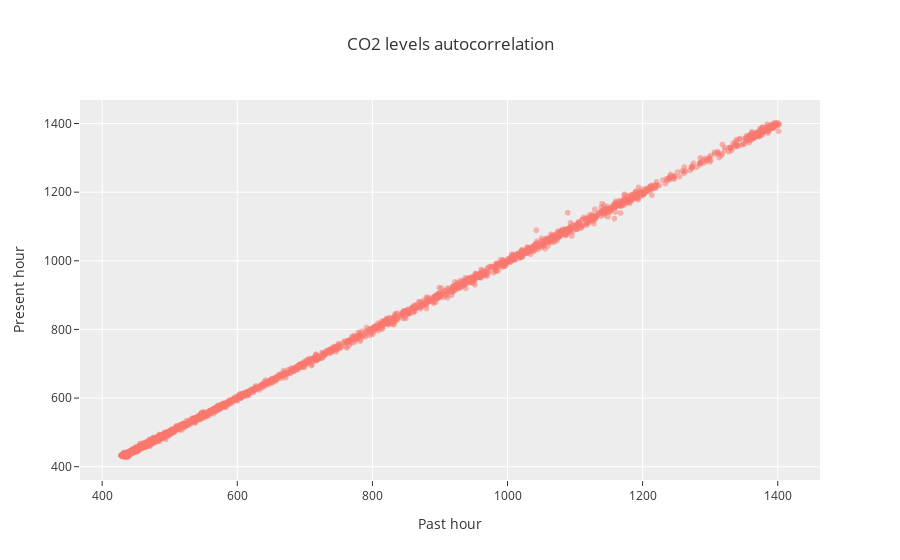

Source (notebook cell):
### Code cell
fig = px.scatter(x=occupancy['CO2'][1:], y=occupancy['CO2'][:-1], title='CO2 levels autocorrelation')
fig.update_xaxes(title='Past hour')
fig.update_yaxes(title='Present hour')
fig.update_traces(opacity=0.5)
fig.show()

### Figure 1 — Plotly figure (JSON) as saved in the notebook; plotly's stock layout.template omitted (floating-point values rounded to 4 significant figures; data arrays with more than 128 entries replaced by an {"elided": "..."} marker saying what was removed)
{"data": [{"hovertemplate": "x=%{x}<br>y=%{y}<extra></extra>", "legendgroup": "", "marker": {"color": "#F8766D", "symbol": "circle"}, "mode": "markers", "name": "", "opacity": 0.5, "showlegend": false, "type": "scattergl", "x": {"elided": "2663 float values"}, "xaxis": "x", "y": {"elided": "2663 float values"}, "yaxis": "y"}], "layout": {"legend": {"tracegroupgap": 0}, "title": {"text": "CO2 levels autocorrelation"}, "xaxis": {"anchor": "y", "domain": [0, 1], "title": {"text": "Past hour"}}, "yaxis": {"anchor": "x", "domain": [0, 1], "title": {"text": "Present hour"}}}}
